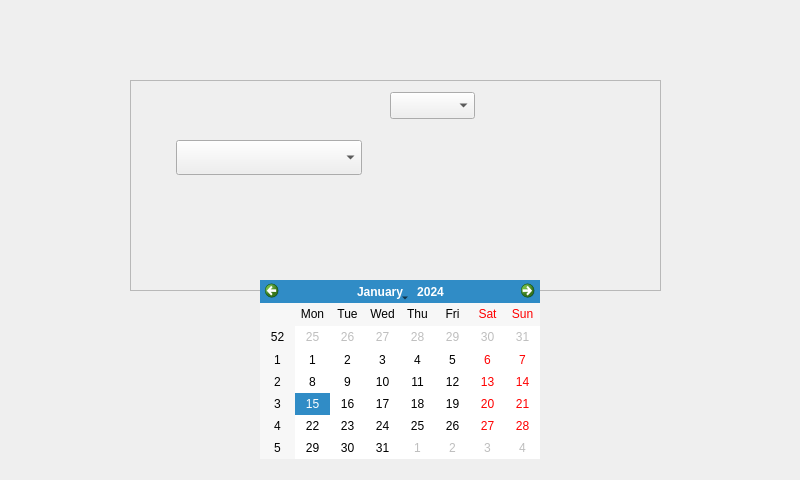
<?xml version="1.0" encoding="UTF-8"?>
<ui version="4.0">
 <class>Dialog</class>
 <widget class="QDialog" name="Dialog">
  <property name="geometry">
   <rect>
    <x>0</x>
    <y>0</y>
    <width>800</width>
    <height>480</height>
   </rect>
  </property>
  <property name="windowTitle">
   <string>Dialog</string>
  </property>
  <widget class="QPushButton" name="pushButton_4">
   <property name="geometry">
    <rect>
     <x>226</x>
     <y>304</y>
     <width>161</width>
     <height>71</height>
    </rect>
   </property>
   <property name="styleSheet">
    <string notr="true">QPushButton {
	background-image: url(:/ui/Calibrate/save.png);
font-size:30px bold;

border-radius:20px;
}


QPushButton:pressed{
	background-image: url(:/ui/Calibrate/SAvepressed.png);
font-size:30px bold;

border-radius:20px;
}
</string>
   </property>
   <property name="text">
    <string/>
   </property>
  </widget>
  <widget class="QPushButton" name="pushButton_3">
   <property name="geometry">
    <rect>
     <x>386</x>
     <y>302</y>
     <width>151</width>
     <height>71</height>
    </rect>
   </property>
   <property name="styleSheet">
    <string notr="true">QPushButton {
	background-image: url(:/ui/Calibrate/quit.png);

border-radius:20px;
}


QPushButton:pressed{
	background-image: url(:/ui/Calibrate/quit_pressed.png);


border-radius:20px;
}
</string>
   </property>
   <property name="text">
    <string/>
   </property>
  </widget>
  <widget class="QFrame" name="frame_in">
   <property name="geometry">
    <rect>
     <x>130</x>
     <y>80</y>
     <width>531</width>
     <height>211</height>
    </rect>
   </property>
   <property name="styleSheet">
    <string notr="true">QFrame[objectName=&quot;frame_in&quot;]
{background:transparent;
 border-radius:10px;
	border-image: url(:/ui/showDetails/bg.png);
}</string>
   </property>
   <property name="frameShape">
    <enum>QFrame::StyledPanel</enum>
   </property>
   <property name="frameShadow">
    <enum>QFrame::Raised</enum>
   </property>
   <widget class="QLabel" name="label">
    <property name="geometry">
     <rect>
      <x>166</x>
      <y>9</y>
      <width>91</width>
      <height>31</height>
     </rect>
    </property>
    <property name="styleSheet">
     <string notr="true">background-image: url(:/ui/Calibrate/calibrate_project.png);</string>
    </property>
    <property name="text">
     <string/>
    </property>
   </widget>
   <widget class="QComboBox" name="comboBox">
    <property name="geometry">
     <rect>
      <x>260</x>
      <y>12</y>
      <width>85</width>
      <height>27</height>
     </rect>
    </property>
   </widget>
   <widget class="QComboBox" name="comboBox_2">
    <property name="geometry">
     <rect>
      <x>46</x>
      <y>60</y>
      <width>186</width>
      <height>35</height>
     </rect>
    </property>
   </widget>
   <widget class="QPushButton" name="pushButton">
    <property name="geometry">
     <rect>
      <x>35</x>
      <y>99</y>
      <width>101</width>
      <height>71</height>
     </rect>
    </property>
    <property name="styleSheet">
     <string notr="true">QPushButton {
	background-image: url(:/ui/Calibrate/Out.png);
font-size:30px bold;

border-radius:20px;
}


QPushButton:pressed{
	background-image: url(:/ui/Calibrate/Out_Pressed.png);
font-size:30px bold;

border-radius:20px;
}
</string>
    </property>
    <property name="text">
     <string/>
    </property>
   </widget>
   <widget class="QPushButton" name="pushButton_2">
    <property name="geometry">
     <rect>
      <x>135</x>
      <y>97</y>
      <width>111</width>
      <height>61</height>
     </rect>
    </property>
    <property name="styleSheet">
     <string notr="true">QPushButton {
	background-image: url(:/ui/Calibrate/Calibrate.png);

border-radius:20px;
}


QPushButton:pressed{
	background-image: url(:/ui/Calibrate/Calibrate_pressed.png);


border-radius:20px;
}
</string>
    </property>
    <property name="text">
     <string/>
    </property>
   </widget>
   <widget class="QLabel" name="label_2">
    <property name="geometry">
     <rect>
      <x>291</x>
      <y>60</y>
      <width>201</width>
      <height>41</height>
     </rect>
    </property>
    <property name="styleSheet">
     <string notr="true">background-image: url(:/ui/inputproject.png);
</string>
    </property>
    <property name="text">
     <string/>
    </property>
   </widget>
   <widget class="QLabel" name="label_3">
    <property name="geometry">
     <rect>
      <x>291</x>
      <y>120</y>
      <width>201</width>
      <height>41</height>
     </rect>
    </property>
    <property name="styleSheet">
     <string notr="true">background-image: url(:/ui/Calibrate/RealValue.png);</string>
    </property>
    <property name="text">
     <string/>
    </property>
   </widget>
  </widget>
  <widget class="QCalendarWidget" name="calendarWidget">
   <property name="geometry">
    <rect>
     <x>260</x>
     <y>280</y>
     <width>280</width>
     <height>179</height>
    </rect>
   </property>
  </widget>
 </widget>
 <resources/>
 <connections/>
</ui>
